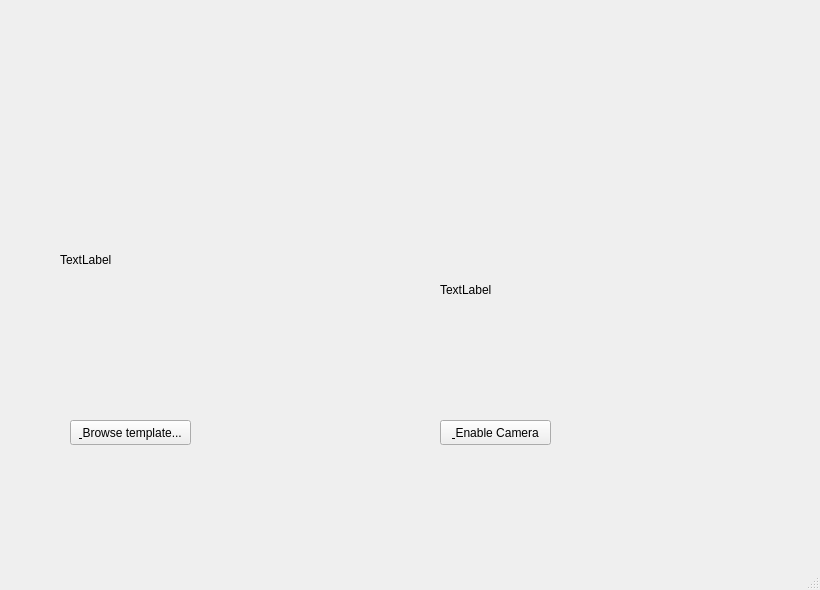
<?xml version="1.0" encoding="UTF-8"?>
<ui version="4.0">
 <class>MainWindow</class>
 <widget class="QMainWindow" name="MainWindow">
  <property name="geometry">
   <rect>
    <x>0</x>
    <y>0</y>
    <width>820</width>
    <height>590</height>
   </rect>
  </property>
  <property name="windowTitle">
   <string>SIFT Demo</string>
  </property>
  <widget class="QWidget" name="centralwidget">
   <widget class="QPushButton" name="browse_button">
    <property name="geometry">
     <rect>
      <x>70</x>
      <y>420</y>
      <width>121</width>
      <height>25</height>
     </rect>
    </property>
    <property name="text">
     <string>&amp; Browse template...</string>
    </property>
   </widget>
   <widget class="QPushButton" name="toggle_cam_button">
    <property name="geometry">
     <rect>
      <x>440</x>
      <y>420</y>
      <width>111</width>
      <height>25</height>
     </rect>
    </property>
    <property name="text">
     <string>&amp; Enable Camera</string>
    </property>
   </widget>
   <widget class="QLabel" name="live_image_label">
    <property name="geometry">
     <rect>
      <x>440</x>
      <y>170</y>
      <width>320</width>
      <height>240</height>
     </rect>
    </property>
    <property name="text">
     <string>TextLabel</string>
    </property>
   </widget>
   <widget class="QLabel" name="template_label">
    <property name="geometry">
     <rect>
      <x>60</x>
      <y>140</y>
      <width>320</width>
      <height>240</height>
     </rect>
    </property>
    <property name="text">
     <string>TextLabel</string>
    </property>
   </widget>
  </widget>
  <widget class="QMenuBar" name="menubar">
   <property name="geometry">
    <rect>
     <x>0</x>
     <y>0</y>
     <width>820</width>
     <height>22</height>
    </rect>
   </property>
  </widget>
  <widget class="QStatusBar" name="statusbar"/>
 </widget>
 <resources/>
 <connections/>
</ui>
